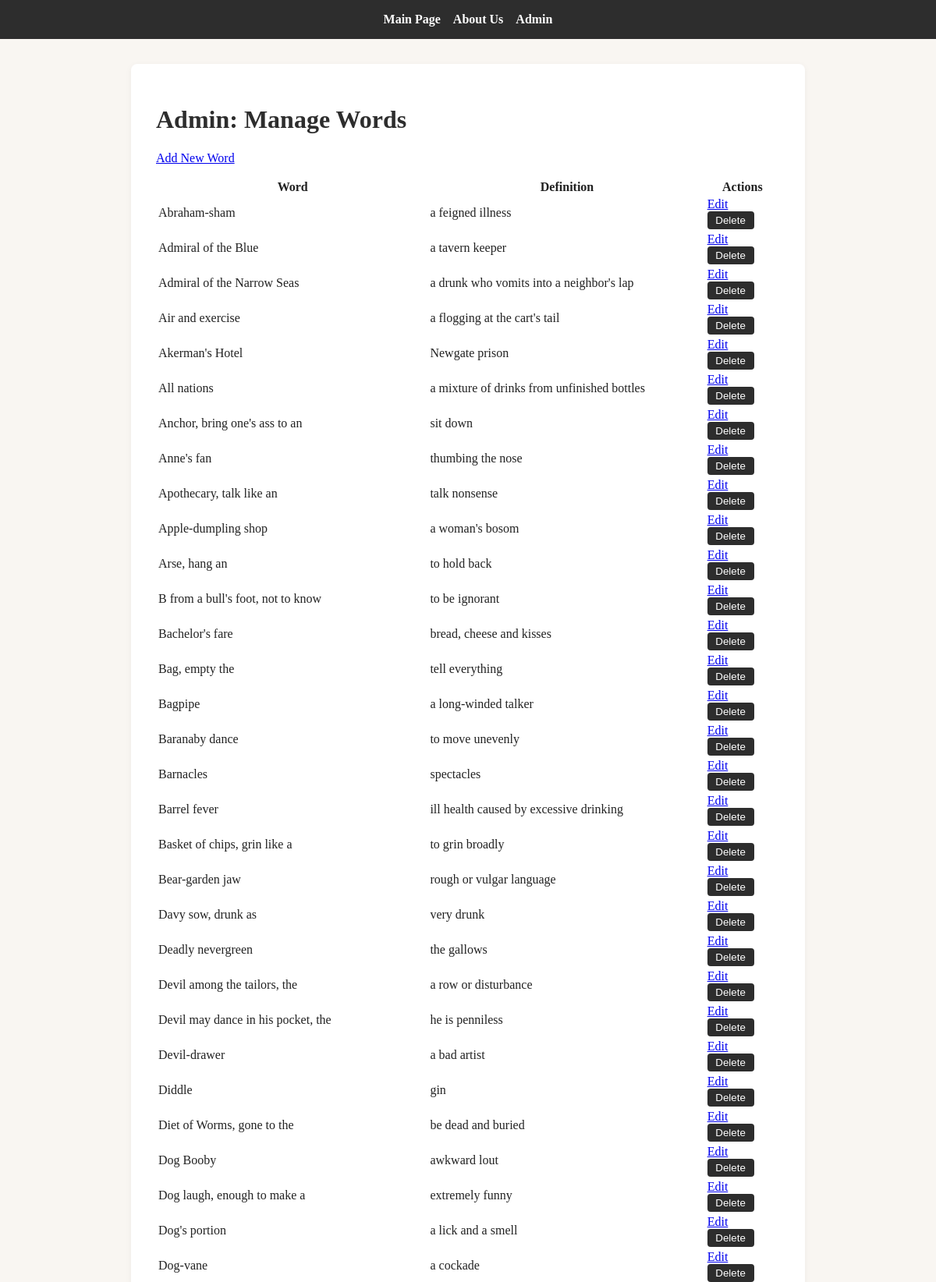
The page /admin (upper part) on the database its author committed.
### app.py (models this page shows, shortened)
class Word(db.Model):
    id = db.Column(db.Integer, primary_key=True)
    word = db.Column(db.String(100), nullable=False)
    definition = db.Column(db.Text, nullable=False)
    image = db.Column(db.String(255), nullable=True)  # image filename or URL
    examples = db.Column(db.Text, nullable=True)      # example usages

### app.py (the view)
    @app.route('/admin')
    def admin():
        words = Word.query.order_by(Word.word).all()
        return render_template('admin.html', words=words)

### templates/admin.html (shortened to what this page needs)
<!DOCTYPE html>
<html lang="en">
<head>
    <link rel="stylesheet" href="/static/style.css">
</head>
<body>
    <header>
        <nav>
            <a href="/">Main Page</a>
            <a href="/about">About Us</a>
            <a href="/admin">Admin</a>
        </nav>
    </header>
    <main>
        <h1>Admin: Manage Words</h1>
        <a href="/admin/add">Add New Word</a>
        <table style="width:100%;margin-top:1em;">
            <thead>
                <tr><th>Word</th><th>Definition</th><th>Actions</th></tr>
            </thead>
            <tbody>
            {% for word in words %}
                <tr>
                    <td>{{ word.word }}</td>
                    <td>{{ word.definition }}</td>
                    <td>
                        <a href="/admin/edit/{{ word.id }}">Edit</a>
                        <form action="/admin/delete/{{ word.id }}" method="post" style="display:inline;">
                            <button type="submit" onclick="return confirm('Delete this word?');">Delete</button>
                        </form>
                    </td>
                </tr>
            {% endfor %}
            </tbody>
        </table>
    </main>
</body>
</html>

### static/style.css (style rules this page uses)
body { font-family: Georgia, serif; background: #f9f6f2; color: #222; margin: 0; }
header { background: #2d2d2d; color: #fff; padding: 1em 0; }
nav { display: flex; align-items: center; gap: 1em; justify-content: center; }
nav a { color: #fff; text-decoration: none; font-weight: bold; }
main { max-width: 800px; margin: 2em auto; background: #fff; padding: 2em; border-radius: 8px; box-shadow: 0 2px 8px rgba(0,0,0,0.05); }
h1, h2 { color: #2d2d2d; }
button { padding: 0.3em 0.8em; border-radius: 4px; border: none; background: #2d2d2d; color: #fff; cursor: pointer; }

### rows shown on the page
Word: word "Abraham-sham", definition "a feigned illness"
Word: word "Admiral of the Blue", definition "a tavern keeper"
Word: word "Admiral of the Narrow Seas", definition "a drunk who vomits into a neighbor's lap"
Word: word "Air and exercise", definition "a flogging at the cart's tail"
Word: word "Akerman's Hotel", definition "Newgate prison"
Word: word "All nations", definition "a mixture of drinks from unfinished bottles"
Word: word "Anchor, bring one's ass to an", definition "sit down"
Word: word "Anne's fan", definition "thumbing the nose"
Word: word "Apothecary, talk like an", definition "talk nonsense"
Word: word "Apple-dumpling shop", definition "a woman's bosom"
Word: word "Arse, hang an", definition "to hold back"
Word: word "B from a bull's foot, not to know", definition "to be ignorant"
Word: word "Bachelor's fare", definition "bread, cheese and kisses"
Word: word "Bag, empty the", definition "tell everything"
Word: word "Bagpipe", definition "a long-winded talker"
Word: word "Baranaby dance", definition "to move unevenly"
Word: word "Barnacles", definition "spectacles"
Word: word "Barrel fever", definition "ill health caused by excessive drinking"
Word: word "Basket of chips, grin like a", definition "to grin broadly"
Word: word "Bear-garden jaw", definition "rough or vulgar language"
Word: word "Davy sow, drunk as", definition "very drunk"
Word: word "Deadly nevergreen", definition "the gallows"
Word: word "Devil among the tailors, the", definition "a row or disturbance"
Word: word "Devil may dance in his pocket, the", definition "he is penniless"
Word: word "Devil-drawer", definition "a bad artist"
Word: word "Diddle", definition "gin"
Word: word "Diet of Worms, gone to the", definition "be dead and buried"
Word: word "Dog Booby", definition "awkward lout"
Word: word "Dog laugh, enough to make a", definition "extremely funny"
Word: word "Dog's portion", definition "a lick and a smell"
Word: word "Dog-vane", definition "a cockade"
